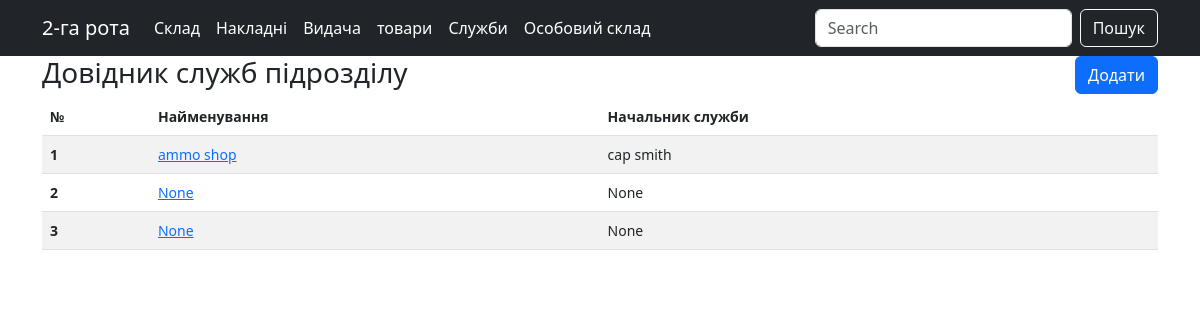
The app's page /index/material/service/, older data.
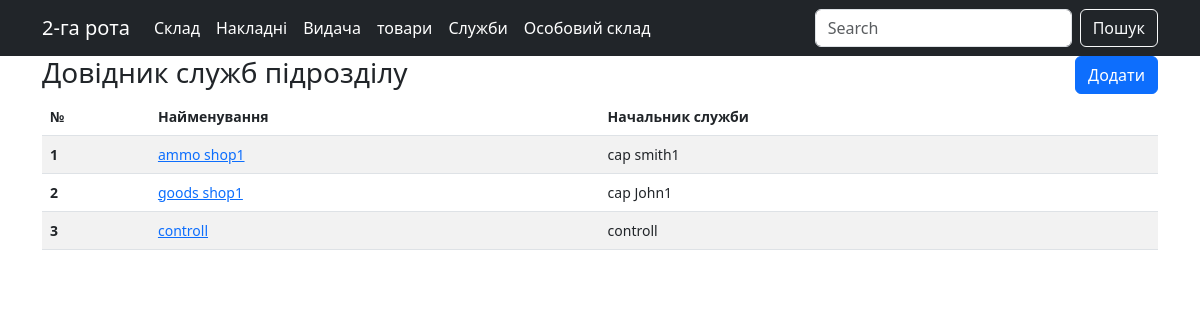
The same page, newer data.
### material/models.py (models this page shows, shortened)
class Service(models.Model):
    service_name = models.CharField(
        max_length=50, blank=True, null=True, verbose_name="Найменування служби")
    service_comm = models.CharField(
        max_length=50, blank=True, null=True, verbose_name="Начальник")
    def get_absolute_url(self):
        return reverse('service-detail', kwargs={'pk': self.pk})

### material/views.py (the view)
# urls.py: path("service/", ServiceList.as_view(), name="service-index"),
class ServiceList (ListView):
    model = Service
    template_name = 'material/service_list.html'

### material/templates/material/service_list.html
{% extends "material/base_material.html" %} {% block content %}
<head> </head>
<div class="container">
   <span><h3 style="display:inline-block">Довідник служб підрозділу</h3>
       <a href="{% url 'service-add' %}" class="btn btn-primary" style="float:right">Додати</a></span>
  <table class="table table-striped">
    <thead>
      <tr>
        <th class=header scope="col">№</th>
        <th class=header scope="col">Найменування</th>
        <th class=header scope="col">Начальник служби</th>
      </tr>
    </thead>
    <tbody>
      {% for a in service_list %}
      <tr>
        <th scope="row">{{forloop.counter}}</th>
        <td><a href="{{ a.get_absolute_url }}">{{a.service_name}}</td>
        <td>{{a.service_comm}}</td>
      </tr>
      {% endfor %}
    </tbody>
  </table>
</div>
{% endblock %}

Row changes from the older to the newer data that the page shows:
removed Service: service_name "None", service_comm "None"
removed Service: service_name "None", service_comm "None"
changed Service: service_name "ammo shop" → "ammo shop1"; service_comm "cap smith" → "cap smith1"
added Service: service_name "goods shop1", service_comm "cap John1"
added Service: service_name "controll", service_comm "controll"
